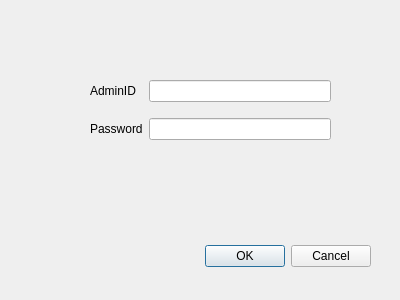
<?xml version="1.0" encoding="UTF-8"?>
<ui version="4.0">
 <class>Login</class>
 <widget class="QDialog" name="Login">
  <property name="geometry">
   <rect>
    <x>0</x>
    <y>0</y>
    <width>400</width>
    <height>300</height>
   </rect>
  </property>
  <property name="windowTitle">
   <string>管理员登录</string>
  </property>
  <widget class="QDialogButtonBox" name="buttonBox">
   <property name="geometry">
    <rect>
     <x>30</x>
     <y>240</y>
     <width>341</width>
     <height>32</height>
    </rect>
   </property>
   <property name="orientation">
    <enum>Qt::Horizontal</enum>
   </property>
   <property name="standardButtons">
    <set>QDialogButtonBox::Cancel|QDialogButtonBox::Ok</set>
   </property>
  </widget>
  <widget class="QWidget" name="gridLayoutWidget">
   <property name="geometry">
    <rect>
     <x>90</x>
     <y>70</y>
     <width>241</width>
     <height>80</height>
    </rect>
   </property>
   <layout class="QGridLayout" name="gridLayout">
    <item row="1" column="0">
     <widget class="QLabel" name="label_2">
      <property name="text">
       <string>Password</string>
      </property>
     </widget>
    </item>
    <item row="0" column="0">
     <widget class="QLabel" name="label">
      <property name="text">
       <string>AdminID</string>
      </property>
     </widget>
    </item>
    <item row="0" column="1">
     <widget class="QLineEdit" name="input_AdminID">
      <property name="text">
       <string/>
      </property>
     </widget>
    </item>
    <item row="1" column="1">
     <widget class="QLineEdit" name="input_Passwd">
      <property name="text">
       <string/>
      </property>
      <property name="echoMode">
       <enum>QLineEdit::Password</enum>
      </property>
     </widget>
    </item>
   </layout>
  </widget>
 </widget>
 <resources/>
 <connections/>
</ui>
